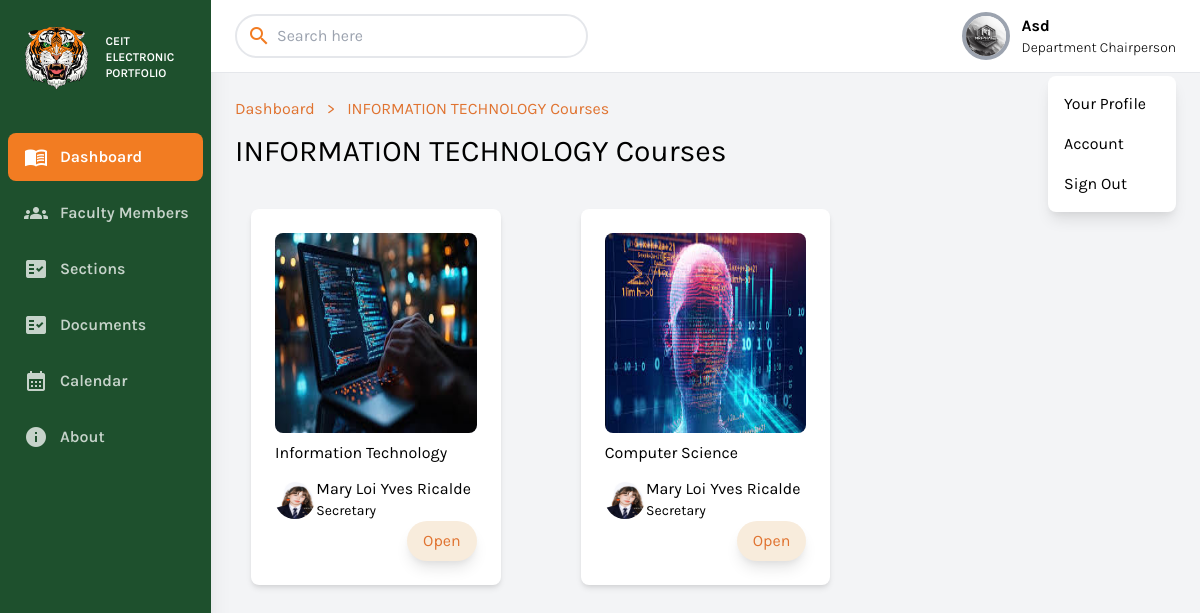
The page /department_chairperson/courses.php?i=11 (signed in) on the database its author committed.
### tables this page shows
CREATE TABLE `user_details` (
  `user_id` bigint(20) NOT NULL,
  `name` varchar(256) NOT NULL,
  `address` varchar(256) NOT NULL,
  `birthday` varchar(256) NOT NULL,
  `phone` varchar(256) NOT NULL,
  `specialization` varchar(256) NOT NULL,
  `image` text NOT NULL
);

CREATE TABLE `department_details` (
  `id` int(11) NOT NULL,
  `department_name` varchar(256) NOT NULL,
  `department_code` varchar(256) NOT NULL,
  `department_dean` bigint(20) NOT NULL DEFAULT 0,
  `department_secretary` bigint(20) NOT NULL DEFAULT 0,
  `department_image` text NOT NULL,
  `status` int(11) NOT NULL DEFAULT 0,
  `depatment_college` bigint(20) NOT NULL
);

CREATE TABLE `course` (
  `id` bigint(20) NOT NULL,
  `name` varchar(256) NOT NULL,
  `image` text NOT NULL,
  `department_id` bigint(20) NOT NULL,
  `college_id` bigint(20) NOT NULL,
  `secretary_id` bigint(20) NOT NULL,
  `status` int(11) NOT NULL DEFAULT 0
);

### conn/conn.php (called while the page is built, shortened)
<?php
class DatabaseHandler {
    private $pdo;
    public function __construct() {
        $dbHost = 'eportfolio.mysql.database.azure.com';
        $dbPort = '3306';
        $dbName = 'eportfolio';
        $dbUser = 'azureuser';
        $dbPassword = 'Azure_User123';
        try {
            $dsn = "mysql:host=$dbHost;port=$dbPort;dbname=$dbName";
            $this->pdo = new PDO($dsn, $dbUser, $dbPassword);
            $this->pdo->setAttribute(PDO::ATTR_ERRMODE, PDO::ERRMODE_EXCEPTION);
        } catch (PDOException $e) {
            echo "Connection failed: " . $e->getMessage();
        }
    }
    public function getAllRowsFromTableWhere($tableName, array $additionalConditions = []) {
        try {
            $whereClause = "status = 0";
            if (!empty($additionalConditions)) {
                $whereClause .= " AND " . implode(' AND ', $additionalConditions);
            }
            $sql = "SELECT * FROM $tableName WHERE $whereClause";
            $stmt = $this->pdo->prepare($sql);
            $stmt->execute();
            $result = $stmt->fetchAll(PDO::FETCH_ASSOC);
            return $result;
        } catch (PDOException $e) {
            echo "Query failed: " . $e->getMessage();
        }
    }
    public function getIdByColumnValue($tableName, $columnName, $columnValue, $idColumnName) {
        try {
            $stmt = $this->pdo->prepare("SELECT $idColumnName FROM $tableName WHERE $columnName = :column_value");
            $stmt->bindParam(':column_value', $columnValue);
            $stmt->execute();
            $result = $stmt->fetch(PDO::FETCH_ASSOC);
            if ($result) {
                return $result[$idColumnName];
            } else {
                return null;
            }
        } catch (PDOException $e) {
            return null;
        }
    }
}
?>

### department_chairperson/courses.php (the view, shortened to what this page needs)
<?php include 'components/header.php'?>
<?php
    if(isset($_GET['i']) && $_GET['i']!="")
    {
        $id =  preg_replace('/\D/', '', $_GET['i']);
    }else{
        echo '
        <script>
            window.location.href="dashboard.php"
        </script>
        ';
    }
    $department_name = ucwords($db->getIdByColumnValue("department_details","id",$id,"department_name")).' Courses';
    $department_secretary_id = ucwords($db->getIdByColumnValue("department_details","id",$id,"department_secretary"));
?>
        <div class="w-full h-screen overflow-x-hidden border-t flex flex-col">
            <main class="w-full flex-grow p-6">
                    <div class="container flex text-orange mb-3">
                        <p class="mr-3">Dashboard</p>
                        <p class="mr-3">></p>
                        <p class="mr-3"><?=$department_name?></p>
                    </div>
                <div class="grid grid-cols-3 items-center">
                    <h1 class="text-3xl text-black pb-6 col-span-2"><?=$department_name?></h1>
                </div>
                <div class="grid lg:grid-cols-3 md:grid-cols-2 gap-x-20 gap-y-5 p-4">
                    <?php
                        $rows = $db->getAllRowsFromTableWhere("course",["department_id=".$_GET['i']]);
                        if (count($rows) > 0) {
                            foreach ($rows as $row) {
                                $id = $row['id'];
                                $name = $row['name'];
                                $image = $row['image'];
                                $secretary_id = $department_secretary_id;
                                $secretary_image = ucwords($db->getIdByColumnValue("user_details","user_id",$secretary_id,"image"));
                                $secretary_name = ucwords($db->getIdByColumnValue("user_details","user_id",$secretary_id,"name"));
                                echo '<div class="card bg-white shadow-md rounded-lg p-6 flex flex-col items-center">
                                <img src="../uploads/courses/'.$image.'" class="max-h-full h200 rounded-lg">
                                <div class="flex flex-row items-center mt-2 w-full justify-between">
                                    <span class="truncate md:truncate">'.$name.'</span>
                                    <div class="relative inline-block text-left">
                                    </div>
                                </div>
                                <div class="flex flex-row items-center mt-3 w-full">
                                   <div class="x">
                                        <img src="../uploads/faculty/'.$secretary_image.'" class="mr-3 w-10 h-10 rounded-full" alt="user_image">
                                        </div>
                                    <div class="grid w-full">
                                        <p class="text-base whitespace-nowrap">'.$secretary_name.'</p>
                                        <p class="text-sm">Secretary</p>
                                         </div>
                                </div>
                                  <div class="grid w-full justify-items-end">
                                        <a href="subjects.php?c='.$id.'"
                                        class="bg-orange text-center  text-orange px-4 py-2 rounded-full shadow-lg
                                                transform transition-transform duration-200
                                                hover:scale-105 hover:shadow-xl hover:bg-orange-600">
                                            Open
                                        </a>
                                    </div>
                            </div>';
                            }
                        } else {
                            echo '<p class="text-gray-500">No courses added yet.</p>';
                        }
                    ?>
                </div>
            </main>
        </div>
    </div>
<?php include 'components/footer.php'?>

### department_chairperson/components/header.php (shortened to what this page needs)
<?php include '../conn/conn.php';
$db = new DatabaseHandler();
$defaultSrc = "https://www.pngall.com/wp-content/uploads/13/Secretary-Woman-PNG-Pic.png";
 $src = $db->getIdByColumnValue("user_details","user_id",$_SESSION['id'],"image");
$src = $src!="" ? '../uploads/faculty/'.$src: $defaultSrc;
?>
<!DOCTYPE html>
<html lang="en">
<head>
    <link href="https://cdnjs.cloudflare.com/ajax/libs/tailwindcss/2.2.19/tailwind.min.css" rel="stylesheet">
</head>
<body class="bg-gray-100 font-family-karla flex">
    <aside class="relative bg-sidebar h-screen w-64 hidden sm:block shadow-xl">
        <div class="p-2">
            <a href="dashboard.php" class="text-white text-3xl font-semibold uppercase hover:text-gray-300">
                <div class="grid grid-cols-2 flex  items-center ">
                    <div>
                        <img src="assets/image/logo.png" alt="">
                    </div>
                    <div class="overflow-hidden text-xs ">
                        <p>CEIT</p>
                        <p>Electronic Portfolio</p>
                    </div>
                  </div>
            </a>
        </div>
        <nav class="text-white text-base font-semibold pt-3 ">
            <a href="dashboard.php" class="dashboard flex items-center text-white opacity-75 hover:opacity-100 py-3 m-2 rounded-lg  pl-4 nav-item">
                <i class="material-icons mr-3">menu_book</i>
                Dashboard
            </a>
            <a href="facultymembers.php" class="facultymembers flex items-center rounded-lg opacity-75 text-white py-3 hover:opacity-100  m-2 pl-4 nav-item">
                <i class="material-icons  mr-3">groups</i>
                Faculty Members
            </a>
            <a href="sections.php" class="sections flex items-center rounded-lg opacity-75 text-white py-3 hover:opacity-100  m-2 pl-4 nav-item">
                <i class="material-icons  mr-3">fact_check</i>
                Sections
            </a>
            <a href="documents.php" class="documents flex items-center text-white opacity-75 hover:opacity-100 py-3 m-2 rounded-lg  pl-4 nav-item">
                <i class="material-icons mr-3">fact_check</i>
                Documents
            </a>
            <a href="calendar.php" class="calendar flex items-center text-white opacity-75 hover:opacity-100 py-3 m-2 rounded-lg  pl-4 nav-item">
                <i class="material-icons mr-3">calendar_month</i>
                Calendar
            </a>
            <a href="about.php" class="about flex items-center text-white opacity-75 hover:opacity-100 py-3 m-2 rounded-lg  pl-4 nav-item">
                <i class="material-icons mr-3">info</i>
                About
            </a>
        </nav>
    </aside>
    <div class="relative w-full flex flex-col h-screen overflow-y-hidden">
        <header class="w-full items-center bg-white py-3 px-6 hidden sm:flex">
            <div class="w-1/2">
                <div class="relative w-3/4">
                    <i class="material-icons searchicon absolute left-3 top-1/2 transform -translate-y-1/2 text-gray-500">search</i>
                    <input type="text" id="facultySearch" placeholder="Search here" class="pl-10 focus:outline-none focus:ring focus:ring-gray-300 rounded-full border-2 border-gray py-2 px-3 w-full" oninput="searchFaculty()">
                    </div>
            </div>
            <div x-data="{ isOpen: false }" class="relative w-1/2 flex justify-end">
                <div class="grid grid-cols-2 items-center justify-center">
                    <div class="grid mr-3 flex justify-end">
                        <button @click="isOpen = !isOpen" class="realtive z-10 w-12 h-12 rounded-full overflow-hidden border-4 border-gray-400 hover:border-gray-300 focus:border-gray-300 focus:outline-none">
                            <img src="<?=$src?>">
                        </button>
                    </div>
                    <div class="grid">
                        <p class="text-base font-bold"><?=ucwords($db->getIdByColumnValue("user_details","user_id",$_SESSION['id'],"name"))?></p>
                        <p class="text-sm font-light"><?=ucwords(str_replace(' ', ' ', ucwords(str_replace('_', ' ', $_SESSION['role']))))?></p>
                    </div>
                </div>
                <div x-show="isOpen" style="z-index: 99999;" class="absolute w-32 bg-white rounded-lg shadow-lg py-2 mt-16">
                    <a href="edit-profile.php" class="block px-4 py-2 account-link hover:text-white">Your Profile</a>
                    <a href="#" id="openAccountButton" class="block px-4 py-2 account-link hover:text-white">Account</a>
                    <a href="logout.php" class="block px-4 py-2 account-link hover:text-white">Sign Out</a>
                </div>
            </div>
        </header>

### department_chairperson/components/header.php (style rules this page uses)
.font-family-karla { font-family: karla; }
.bg-sidebar { background: #1e502d; }
.active-nav-link { background: #f27c22; }
.searchicon { color: #f27c22; }
.bg-orange { background: #f8ecdc; }
.text-orange { color: #e07330; }
.h200 { height: 200px; }

### rows shown on the page
user_details: image (picture), name "Asd"
department_details: department_name "INFORMATION TECHNOLOGY Courses", department_secretary.name "Mary Loi Yves Ricalde"
course: image (picture), name "Information Technology", department_details.department_secretary (picture)
course: image (picture), name "Computer Science", department_details.department_secretary (picture)
